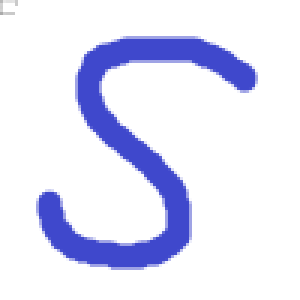
#> input picture apps/libdraw/font_tools/s.png, 100 x 100 px (shown 3 times larger)
$ python trans.py
#> lines starting #> are read from the running program, lines starting #| are printed output that depends on the picture; after the words box and inside, x2 and y2 are one past the last pixel; in counts of white or black regions, pixels touching at a corner belong together
from PIL import Image


img = Image.open('./s.png')
#> img is the input picture: PIL image 100x100 RGB; mean R, G, B 225.7, 227, 247.1
# 模式L”为灰色图像，它的每个像素用8个bit表示，0表示黑，255表示白，其他数字表示不同的灰度。
Img = img.convert('L')
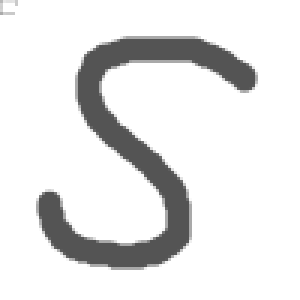
#> Img: PIL image 100x100 L (shown 3 times larger); min 84, max 255, mean 228.9
Img.save("./s.jpg")
# 自定义灰度界限，大于这个值为黑色，小于这个值为白色
maxvalve = 180
table = []
for i in range(256):
    if i < maxvalve :
        table.append(0)
    else:
        table.append(1)

# 图片二值化
photo = Img.point(table, '1')
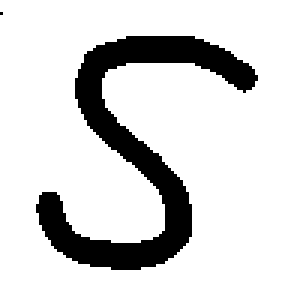
#> photo: PIL image 100x100 1 (shown 3 times larger); 84.3% white; 2 black regions (1 under 20 px), largest, box (x1, y1, x2, y2) and area: (12, 12, 86, 90) 1573
photo.save("./s_2.jpg")


img=Image.open("./s_2.jpg")
#> img: PIL image 100x100 L
new_img=img.resize((32,32))
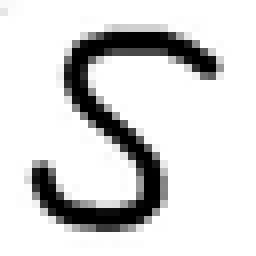
#> new_img: PIL image 32x32 L (shown 8 times larger); min 0, max 255, mean 214.7
w,h=new_img.size
#> w = 32; h = 32
with open("./s.txt", "w") as f:
   for c in range(h):
        for j in range(w):
             f.write(str(int((255-(new_img.getpixel((j,c))))/255)))
             if j==w-1:
                  f.write("\n")
f.close()

$ run again, with apps/libdraw/font_tools/o.png copied over apps/libdraw/font_tools/s.png
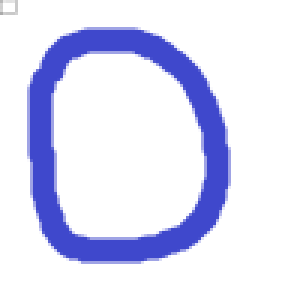
#> input picture apps/libdraw/font_tools/o.png, 100 x 100 px (shown 3 times larger)
#> img is the input picture: PIL image 100x100 RGB; mean R, G, B 221.2, 222.8, 245.9
#> `photo = Img.point(table, '1')`:
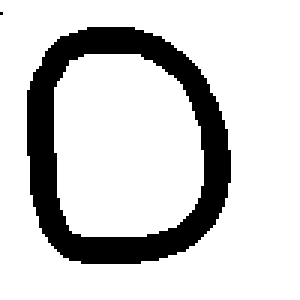
#> photo: PIL image 100x100 1 (shown 3 times larger); 81.6% white; 2 black regions (1 under 20 px), largest, box (x1, y1, x2, y2) and area: (9, 9, 77, 88) 1839
#> img: PIL image 100x100 L
#> `new_img=img.resize((32,32))`:
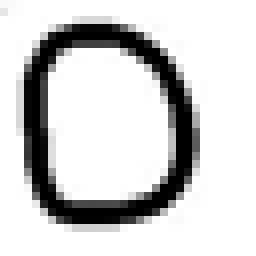
#> new_img: PIL image 32x32 L (shown 8 times larger); min 0, max 255, mean 208
